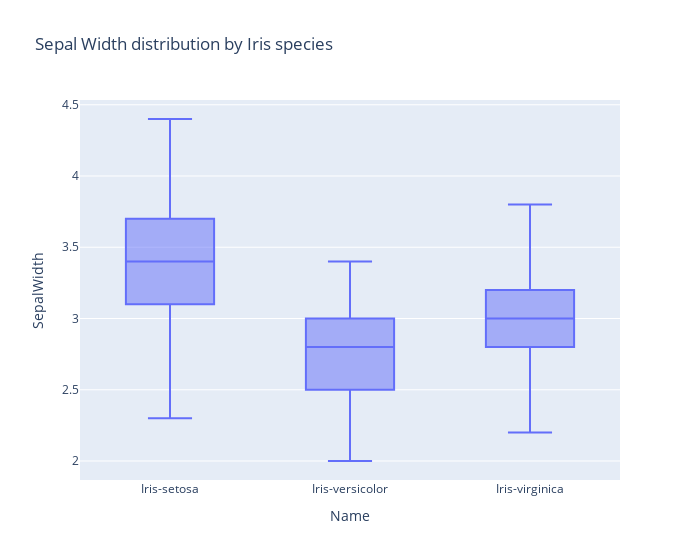

The notebook cell saved with this chart:
### Code cell
# El mismo boxplot de antes
fig = px.box(df_iris, x='Name', y='SepalWidth', width=700,
             title='Sepal Width distribution by Iris species')
fig.show()

### Figure 1 — Plotly figure (JSON) as saved in the notebook; plotly's stock layout.template omitted (floating-point values rounded to 4 significant figures; data arrays with more than 128 entries replaced by an {"elided": "..."} marker saying what was removed)
{"data": [{"alignmentgroup": "True", "hovertemplate": "Name=%{x}<br>SepalWidth=%{y}<extra></extra>", "legendgroup": "", "marker": {"color": "#636efa"}, "name": "", "notched": false, "offsetgroup": "", "orientation": "v", "showlegend": false, "type": "box", "x": {"elided": "150 str values"}, "x0": " ", "xaxis": "x", "y": {"elided": "150 float values"}, "y0": " ", "yaxis": "y"}], "layout": {"boxmode": "group", "legend": {"tracegroupgap": 0}, "title": {"text": "Sepal Width distribution by Iris species"}, "width": 700, "xaxis": {"anchor": "y", "domain": [0, 1], "title": {"text": "Name"}}, "yaxis": {"anchor": "x", "domain": [0, 1], "title": {"text": "SepalWidth"}}}}
